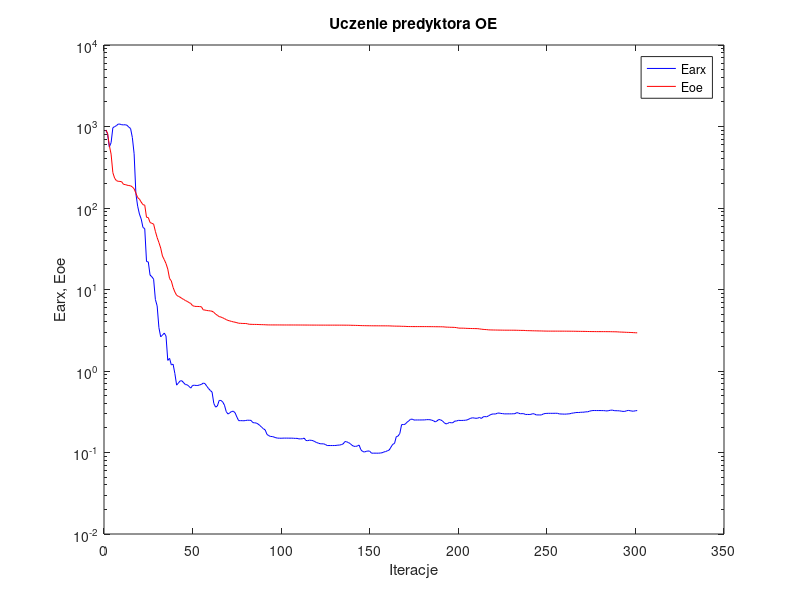
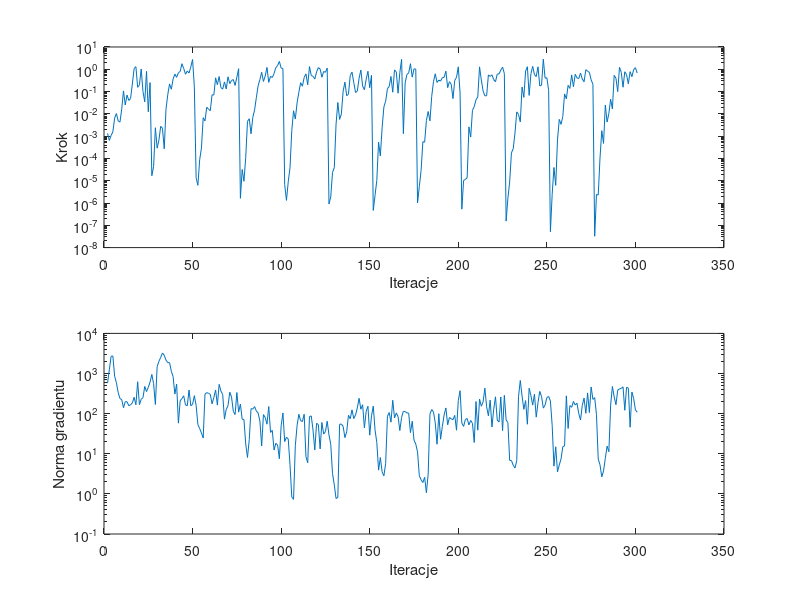

MATLAB code for these plots, in order:
%uczenie predyktora oe
clear all;
n=0; farx(n+1)=9.039226e+002; foe(n+1)=9.069990e+002; wspucz(n+1)=0.000000e+000; ng(n+1)=0.000000e+000;
%odnowa zmiennej metryki
n=1; farx(n+1)=8.143252e+002; foe(n+1)=8.293241e+002; krok(n+1)=1.330026e-003; ng(n+1)=5.753519e+002;
n=2; farx(n+1)=5.603523e+002; foe(n+1)=5.872466e+002; krok(n+1)=6.421814e-004; ng(n+1)=1.237259e+003;
n=3; farx(n+1)=6.328044e+002; foe(n+1)=4.584171e+002; krok(n+1)=1.060430e-003; ng(n+1)=2.689193e+003;
n=4; farx(n+1)=9.653150e+002; foe(n+1)=2.713451e+002; krok(n+1)=1.570905e-003; ng(n+1)=2.740457e+003;
n=5; farx(n+1)=9.977471e+002; foe(n+1)=2.321032e+002; krok(n+1)=6.438914e-003; ng(n+1)=8.573490e+002;
n=6; farx(n+1)=1.023189e+003; foe(n+1)=2.169461e+002; krok(n+1)=1.034502e-002; ng(n+1)=5.900490e+002;
n=7; farx(n+1)=1.070981e+003; foe(n+1)=2.126207e+002; krok(n+1)=4.800362e-003; ng(n+1)=3.363904e+002;
n=8; farx(n+1)=1.069677e+003; foe(n+1)=2.120299e+002; krok(n+1)=4.266621e-003; ng(n+1)=2.378943e+002;
n=9; farx(n+1)=1.051628e+003; foe(n+1)=2.098675e+002; krok(n+1)=1.625772e-002; ng(n+1)=2.233855e+002;
n=10; farx(n+1)=1.047332e+003; foe(n+1)=1.950823e+002; krok(n+1)=1.072012e-001; ng(n+1)=1.404512e+002;
n=11; farx(n+1)=1.051651e+003; foe(n+1)=1.939381e+002; krok(n+1)=2.508493e-002; ng(n+1)=1.988932e+002;
n=12; farx(n+1)=1.035022e+003; foe(n+1)=1.906240e+002; krok(n+1)=7.000904e-002; ng(n+1)=1.977939e+002;
n=13; farx(n+1)=9.815159e+002; foe(n+1)=1.885505e+002; krok(n+1)=3.999554e-002; ng(n+1)=1.573958e+002;
n=14; farx(n+1)=9.450768e+002; foe(n+1)=1.873536e+002; krok(n+1)=4.904612e-002; ng(n+1)=1.652563e+002;
n=15; farx(n+1)=7.323237e+002; foe(n+1)=1.814955e+002; krok(n+1)=2.186494e-001; ng(n+1)=1.852078e+002;
n=16; farx(n+1)=4.631614e+002; foe(n+1)=1.719359e+002; krok(n+1)=1.075645e+000; ng(n+1)=2.552908e+002;
n=17; farx(n+1)=1.495449e+002; foe(n+1)=1.523211e+002; krok(n+1)=1.315598e+000; ng(n+1)=1.663244e+002;
n=18; farx(n+1)=1.052545e+002; foe(n+1)=1.342587e+002; krok(n+1)=1.559016e-001; ng(n+1)=6.233188e+002;
n=19; farx(n+1)=8.427587e+001; foe(n+1)=1.286171e+002; krok(n+1)=2.001561e-001; ng(n+1)=1.671202e+002;
n=20; farx(n+1)=7.329012e+001; foe(n+1)=1.181146e+002; krok(n+1)=1.028931e+000; ng(n+1)=2.280797e+002;
n=21; farx(n+1)=5.766607e+001; foe(n+1)=1.098500e+002; krok(n+1)=1.005346e-001; ng(n+1)=2.494935e+002;
n=22; farx(n+1)=5.586327e+001; foe(n+1)=1.084129e+002; krok(n+1)=3.450322e-002; ng(n+1)=4.762010e+002;
n=23; farx(n+1)=2.206116e+001; foe(n+1)=7.692478e+001; krok(n+1)=8.067975e-001; ng(n+1)=3.552031e+002;
n=24; farx(n+1)=2.180964e+001; foe(n+1)=7.634861e+001; krok(n+1)=1.243357e-002; ng(n+1)=4.513539e+002;
n=25; farx(n+1)=1.503351e+001; foe(n+1)=6.638027e+001; krok(n+1)=2.522670e-001; ng(n+1)=6.136061e+002;
%odnowa zmiennej metryki
n=26; farx(n+1)=1.434176e+001; foe(n+1)=6.486564e+001; krok(n+1)=1.675717e-005; ng(n+1)=9.486719e+002;
n=27; farx(n+1)=1.339930e+001; foe(n+1)=6.352432e+001; krok(n+1)=4.341873e-005; ng(n+1)=5.629542e+002;
n=28; farx(n+1)=7.549034e+000; foe(n+1)=5.173098e+001; krok(n+1)=2.386470e-003; ng(n+1)=1.694045e+002;
n=29; farx(n+1)=6.297974e+000; foe(n+1)=4.340664e+001; krok(n+1)=2.879132e-004; ng(n+1)=1.500722e+003;
n=30; farx(n+1)=3.402832e+000; foe(n+1)=3.766001e+001; krok(n+1)=6.647718e-004; ng(n+1)=2.009825e+003;
n=31; farx(n+1)=2.626917e+000; foe(n+1)=3.225115e+001; krok(n+1)=2.742688e-003; ng(n+1)=2.530151e+003;
n=32; farx(n+1)=2.753815e+000; foe(n+1)=2.576016e+001; krok(n+1)=2.257520e-003; ng(n+1)=3.242116e+003;
n=33; farx(n+1)=2.920853e+000; foe(n+1)=2.328289e+001; krok(n+1)=2.720095e-004; ng(n+1)=2.850165e+003;
n=34; farx(n+1)=2.689385e+000; foe(n+1)=2.081456e+001; krok(n+1)=1.620620e-002; ng(n+1)=2.155629e+003;
n=35; farx(n+1)=1.349694e+000; foe(n+1)=1.780936e+001; krok(n+1)=7.361186e-002; ng(n+1)=1.861296e+003;
n=36; farx(n+1)=1.431070e+000; foe(n+1)=1.365398e+001; krok(n+1)=2.203117e-001; ng(n+1)=1.861339e+003;
n=37; farx(n+1)=1.187236e+000; foe(n+1)=1.274571e+001; krok(n+1)=1.269153e-001; ng(n+1)=1.142076e+003;
n=38; farx(n+1)=1.212997e+000; foe(n+1)=1.059954e+001; krok(n+1)=3.636509e-001; ng(n+1)=8.422591e+002;
n=39; farx(n+1)=9.321773e-001; foe(n+1)=9.327878e+000; krok(n+1)=6.094694e-001; ng(n+1)=3.071330e+002;
n=40; farx(n+1)=6.708455e-001; foe(n+1)=8.496117e+000; krok(n+1)=4.353621e-001; ng(n+1)=5.438797e+002;
n=41; farx(n+1)=7.121507e-001; foe(n+1)=8.236225e+000; krok(n+1)=7.011953e-001; ng(n+1)=5.790052e+001;
n=42; farx(n+1)=7.568565e-001; foe(n+1)=8.045263e+000; krok(n+1)=8.006244e-001; ng(n+1)=2.088039e+002;
n=43; farx(n+1)=7.585028e-001; foe(n+1)=7.754907e+000; krok(n+1)=1.778590e+000; ng(n+1)=2.374404e+002;
n=44; farx(n+1)=7.154932e-001; foe(n+1)=7.546232e+000; krok(n+1)=1.089353e+000; ng(n+1)=2.785973e+002;
n=45; farx(n+1)=6.801620e-001; foe(n+1)=7.308466e+000; krok(n+1)=5.968867e-001; ng(n+1)=1.646049e+002;
n=46; farx(n+1)=6.767531e-001; foe(n+1)=7.145740e+000; krok(n+1)=8.354052e-001; ng(n+1)=1.570725e+002;
n=47; farx(n+1)=6.473490e-001; foe(n+1)=6.914202e+000; krok(n+1)=6.809733e-001; ng(n+1)=3.876573e+002;
n=48; farx(n+1)=6.166771e-001; foe(n+1)=6.732874e+000; krok(n+1)=1.280929e+000; ng(n+1)=1.571982e+002;
n=49; farx(n+1)=6.656980e-001; foe(n+1)=6.338047e+000; krok(n+1)=2.742889e+000; ng(n+1)=1.704559e+002;
n=50; farx(n+1)=6.688397e-001; foe(n+1)=6.231461e+000; krok(n+1)=1.630613e-001; ng(n+1)=2.801354e+002;
%odnowa zmiennej metryki
n=51; farx(n+1)=6.647786e-001; foe(n+1)=6.194915e+000; krok(n+1)=1.358646e-005; ng(n+1)=1.613872e+002;
n=52; farx(n+1)=6.648957e-001; foe(n+1)=6.192940e+000; krok(n+1)=6.255933e-006; ng(n+1)=5.347675e+001;
n=53; farx(n+1)=6.756501e-001; foe(n+1)=6.170737e+000; krok(n+1)=8.683747e-005; ng(n+1)=4.238870e+001;
n=54; farx(n+1)=6.837495e-001; foe(n+1)=6.139597e+000; krok(n+1)=2.924655e-004; ng(n+1)=3.292106e+001;
n=55; farx(n+1)=7.113854e-001; foe(n+1)=5.628483e+000; krok(n+1)=6.700076e-003; ng(n+1)=2.459145e+001;
n=56; farx(n+1)=7.011039e-001; foe(n+1)=5.598000e+000; krok(n+1)=4.790962e-003; ng(n+1)=3.064631e+002;
n=57; farx(n+1)=6.514133e-001; foe(n+1)=5.526351e+000; krok(n+1)=1.987953e-002; ng(n+1)=3.339112e+002;
n=58; farx(n+1)=6.098252e-001; foe(n+1)=5.493128e+000; krok(n+1)=1.626130e-002; ng(n+1)=3.219634e+002;
n=59; farx(n+1)=5.773503e-001; foe(n+1)=5.463466e+000; krok(n+1)=1.388291e-002; ng(n+1)=3.026988e+002;
n=60; farx(n+1)=5.512642e-001; foe(n+1)=5.410491e+000; krok(n+1)=7.190954e-002; ng(n+1)=1.754866e+002;
n=61; farx(n+1)=3.993799e-001; foe(n+1)=5.245962e+000; krok(n+1)=6.995615e-002; ng(n+1)=2.505631e+002;
n=62; farx(n+1)=3.604337e-001; foe(n+1)=4.990191e+000; krok(n+1)=4.131487e-001; ng(n+1)=3.889392e+002;
n=63; farx(n+1)=3.720188e-001; foe(n+1)=4.825039e+000; krok(n+1)=2.023747e-001; ng(n+1)=1.632228e+002;
n=64; farx(n+1)=4.351715e-001; foe(n+1)=4.646740e+000; krok(n+1)=4.735540e-001; ng(n+1)=5.360134e+002;
n=65; farx(n+1)=4.353119e-001; foe(n+1)=4.595191e+000; krok(n+1)=1.506669e-001; ng(n+1)=3.658473e+002;
n=66; farx(n+1)=4.178158e-001; foe(n+1)=4.495320e+000; krok(n+1)=1.281531e-001; ng(n+1)=3.006844e+002;
n=67; farx(n+1)=3.808963e-001; foe(n+1)=4.393605e+000; krok(n+1)=2.701916e-001; ng(n+1)=7.293131e+001;
n=68; farx(n+1)=3.172529e-001; foe(n+1)=4.271709e+000; krok(n+1)=1.307960e-001; ng(n+1)=1.280736e+002;
n=69; farx(n+1)=2.966779e-001; foe(n+1)=4.173545e+000; krok(n+1)=4.587901e-001; ng(n+1)=1.579130e+002;
n=70; farx(n+1)=3.066949e-001; foe(n+1)=4.118399e+000; krok(n+1)=2.278082e-001; ng(n+1)=3.418223e+002;
n=71; farx(n+1)=3.186476e-001; foe(n+1)=4.057933e+000; krok(n+1)=3.146509e-001; ng(n+1)=2.585179e+002;
n=72; farx(n+1)=3.211076e-001; foe(n+1)=4.008158e+000; krok(n+1)=3.446734e-001; ng(n+1)=1.141343e+002;
n=73; farx(n+1)=3.071728e-001; foe(n+1)=3.969173e+000; krok(n+1)=1.886278e-001; ng(n+1)=9.508152e+001;
n=74; farx(n+1)=2.726307e-001; foe(n+1)=3.917250e+000; krok(n+1)=4.429363e-001; ng(n+1)=3.357935e+002;
n=75; farx(n+1)=2.459738e-001; foe(n+1)=3.854783e+000; krok(n+1)=1.063350e+000; ng(n+1)=1.088696e+002;
%odnowa zmiennej metryki
n=76; farx(n+1)=2.459353e-001; foe(n+1)=3.849030e+000; krok(n+1)=1.623756e-006; ng(n+1)=1.728489e+002;
n=77; farx(n+1)=2.457325e-001; foe(n+1)=3.833586e+000; krok(n+1)=3.176034e-005; ng(n+1)=7.240327e+001;
n=78; farx(n+1)=2.450639e-001; foe(n+1)=3.829213e+000; krok(n+1)=9.479621e-006; ng(n+1)=7.161367e+001;
n=79; farx(n+1)=2.471432e-001; foe(n+1)=3.825241e+000; krok(n+1)=1.116382e-004; ng(n+1)=1.762053e+001;
n=80; farx(n+1)=2.491372e-001; foe(n+1)=3.794916e+000; krok(n+1)=4.611188e-003; ng(n+1)=8.078218e+000;
n=81; farx(n+1)=2.485682e-001; foe(n+1)=3.742733e+000; krok(n+1)=6.023109e-003; ng(n+1)=2.252895e+001;
n=82; farx(n+1)=2.478203e-001; foe(n+1)=3.742077e+000; krok(n+1)=1.274309e-003; ng(n+1)=1.331900e+002;
n=83; farx(n+1)=2.328575e-001; foe(n+1)=3.729882e+000; krok(n+1)=6.905382e-003; ng(n+1)=1.297206e+002;
n=84; farx(n+1)=2.313084e-001; foe(n+1)=3.729018e+000; krok(n+1)=1.501192e-002; ng(n+1)=1.498848e+002;
n=85; farx(n+1)=2.297937e-001; foe(n+1)=3.726808e+000; krok(n+1)=5.344961e-002; ng(n+1)=1.166501e+002;
n=86; farx(n+1)=2.234425e-001; foe(n+1)=3.720505e+000; krok(n+1)=1.809649e-001; ng(n+1)=1.038779e+002;
n=87; farx(n+1)=2.144332e-001; foe(n+1)=3.710703e+000; krok(n+1)=3.435737e-001; ng(n+1)=6.556228e+001;
n=88; farx(n+1)=2.041706e-001; foe(n+1)=3.705689e+000; krok(n+1)=7.310195e-001; ng(n+1)=1.560434e+001;
n=89; farx(n+1)=1.956038e-001; foe(n+1)=3.700558e+000; krok(n+1)=2.847814e-001; ng(n+1)=9.447812e+001;
n=90; farx(n+1)=1.890981e-001; foe(n+1)=3.693102e+000; krok(n+1)=4.967261e-001; ng(n+1)=8.033326e+001;
n=91; farx(n+1)=1.666765e-001; foe(n+1)=3.681318e+000; krok(n+1)=1.211656e+000; ng(n+1)=5.462240e+001;
n=92; farx(n+1)=1.611421e-001; foe(n+1)=3.677677e+000; krok(n+1)=2.587256e-001; ng(n+1)=1.505042e+002;
n=93; farx(n+1)=1.572308e-001; foe(n+1)=3.676018e+000; krok(n+1)=4.811170e-001; ng(n+1)=3.410028e+001;
n=94; farx(n+1)=1.570495e-001; foe(n+1)=3.675690e+000; krok(n+1)=4.268310e-001; ng(n+1)=3.826890e+001;
n=95; farx(n+1)=1.545922e-001; foe(n+1)=3.675252e+000; krok(n+1)=6.455021e-001; ng(n+1)=1.238845e+001;
n=96; farx(n+1)=1.518232e-001; foe(n+1)=3.674806e+000; krok(n+1)=1.177790e+000; ng(n+1)=1.826494e+001;
n=97; farx(n+1)=1.500730e-001; foe(n+1)=3.674306e+000; krok(n+1)=1.476581e+000; ng(n+1)=1.647485e+001;
n=98; farx(n+1)=1.499786e-001; foe(n+1)=3.673561e+000; krok(n+1)=2.254461e+000; ng(n+1)=7.521487e+000;
n=99; farx(n+1)=1.495132e-001; foe(n+1)=3.672455e+000; krok(n+1)=1.126364e+000; ng(n+1)=4.973336e+001;
n=100; farx(n+1)=1.500845e-001; foe(n+1)=3.670659e+000; krok(n+1)=1.087290e+000; ng(n+1)=1.039136e+002;
%odnowa zmiennej metryki
n=101; farx(n+1)=1.501379e-001; foe(n+1)=3.670368e+000; krok(n+1)=6.687943e-006; ng(n+1)=2.008216e+001;
n=102; farx(n+1)=1.501403e-001; foe(n+1)=3.670281e+000; krok(n+1)=1.310779e-006; ng(n+1)=2.586448e+001;
n=103; farx(n+1)=1.500777e-001; foe(n+1)=3.669812e+000; krok(n+1)=8.913402e-006; ng(n+1)=2.334902e+001;
n=104; farx(n+1)=1.499204e-001; foe(n+1)=3.669667e+000; krok(n+1)=3.801771e-005; ng(n+1)=5.347542e+000;
n=105; farx(n+1)=1.499920e-001; foe(n+1)=3.669526e+000; krok(n+1)=1.775201e-003; ng(n+1)=8.328705e-001;
n=106; farx(n+1)=1.495533e-001; foe(n+1)=3.668831e+000; krok(n+1)=1.378623e-002; ng(n+1)=7.305814e-001;
n=107; farx(n+1)=1.489836e-001; foe(n+1)=3.668265e+000; krok(n+1)=5.852382e-003; ng(n+1)=1.587719e+001;
n=108; farx(n+1)=1.491291e-001; foe(n+1)=3.667945e+000; krok(n+1)=3.112337e-002; ng(n+1)=5.079354e+001;
n=109; farx(n+1)=1.468151e-001; foe(n+1)=3.667009e+000; krok(n+1)=9.363811e-002; ng(n+1)=9.645766e+001;
n=110; farx(n+1)=1.472098e-001; foe(n+1)=3.666332e+000; krok(n+1)=2.507999e-001; ng(n+1)=6.686061e+001;
n=111; farx(n+1)=1.471929e-001; foe(n+1)=3.666017e+000; krok(n+1)=1.732520e-001; ng(n+1)=6.373723e+001;
n=112; farx(n+1)=1.502390e-001; foe(n+1)=3.664435e+000; krok(n+1)=4.268310e-001; ng(n+1)=9.661150e+001;
n=113; farx(n+1)=1.404211e-001; foe(n+1)=3.663416e+000; krok(n+1)=6.210550e-001; ng(n+1)=8.466568e+000;
n=114; farx(n+1)=1.397532e-001; foe(n+1)=3.662523e+000; krok(n+1)=2.016994e-001; ng(n+1)=5.954965e+000;
n=115; farx(n+1)=1.417318e-001; foe(n+1)=3.660759e+000; krok(n+1)=1.322970e+000; ng(n+1)=8.482802e+001;
n=116; farx(n+1)=1.410697e-001; foe(n+1)=3.660184e+000; krok(n+1)=5.249576e-001; ng(n+1)=8.759220e+001;
n=117; farx(n+1)=1.395799e-001; foe(n+1)=3.659303e+000; krok(n+1)=4.803814e-001; ng(n+1)=3.881102e+001;
n=118; farx(n+1)=1.360772e-001; foe(n+1)=3.658410e+000; krok(n+1)=3.655097e-001; ng(n+1)=1.240747e+001;
n=119; farx(n+1)=1.324347e-001; foe(n+1)=3.657789e+000; krok(n+1)=7.610808e-001; ng(n+1)=5.745443e+001;
n=120; farx(n+1)=1.303878e-001; foe(n+1)=3.657015e+000; krok(n+1)=1.189063e+000; ng(n+1)=5.350416e+001;
n=121; farx(n+1)=1.280693e-001; foe(n+1)=3.656245e+000; krok(n+1)=1.026286e+000; ng(n+1)=1.318128e+001;
n=122; farx(n+1)=1.277842e-001; foe(n+1)=3.655882e+000; krok(n+1)=4.386596e-001; ng(n+1)=6.026281e+001;
n=123; farx(n+1)=1.277400e-001; foe(n+1)=3.655379e+000; krok(n+1)=7.970783e-001; ng(n+1)=3.095833e+001;
n=124; farx(n+1)=1.253332e-001; foe(n+1)=3.655033e+000; krok(n+1)=7.310195e-001; ng(n+1)=3.570425e+001;
n=125; farx(n+1)=1.217686e-001; foe(n+1)=3.654359e+000; krok(n+1)=1.138542e+000; ng(n+1)=6.478001e+001;
%odnowa zmiennej metryki
n=126; farx(n+1)=1.217575e-001; foe(n+1)=3.654288e+000; krok(n+1)=9.073718e-007; ng(n+1)=2.944121e+001;
n=127; farx(n+1)=1.217384e-001; foe(n+1)=3.654227e+000; krok(n+1)=1.867939e-006; ng(n+1)=1.719611e+001;
n=128; farx(n+1)=1.217428e-001; foe(n+1)=3.654194e+000; krok(n+1)=2.364703e-005; ng(n+1)=3.206615e+000;
n=129; farx(n+1)=1.217844e-001; foe(n+1)=3.654181e+000; krok(n+1)=3.834757e-005; ng(n+1)=1.675410e+000;
n=130; farx(n+1)=1.221358e-001; foe(n+1)=3.653931e+000; krok(n+1)=3.485222e-003; ng(n+1)=7.642168e-001;
n=131; farx(n+1)=1.231431e-001; foe(n+1)=3.652958e+000; krok(n+1)=3.229291e-002; ng(n+1)=8.212209e-001;
n=132; farx(n+1)=1.233013e-001; foe(n+1)=3.652931e+000; krok(n+1)=5.631405e-003; ng(n+1)=5.438373e+001;
n=133; farx(n+1)=1.250488e-001; foe(n+1)=3.652734e+000; krok(n+1)=1.000091e-002; ng(n+1)=5.499742e+001;
n=134; farx(n+1)=1.274931e-001; foe(n+1)=3.652148e+000; krok(n+1)=1.057221e-001; ng(n+1)=4.805605e+001;
n=135; farx(n+1)=1.362146e-001; foe(n+1)=3.650196e+000; krok(n+1)=2.640676e-001; ng(n+1)=2.524105e+001;
n=136; farx(n+1)=1.352876e-001; foe(n+1)=3.649428e+000; krok(n+1)=6.533169e-002; ng(n+1)=3.523111e+001;
n=137; farx(n+1)=1.323955e-001; foe(n+1)=3.647872e+000; krok(n+1)=7.636705e-002; ng(n+1)=9.113931e+001;
n=138; farx(n+1)=1.285400e-001; foe(n+1)=3.643916e+000; krok(n+1)=5.203615e-001; ng(n+1)=7.451659e+001;
n=139; farx(n+1)=1.225771e-001; foe(n+1)=3.636975e+000; krok(n+1)=7.470650e-001; ng(n+1)=1.244494e+002;
n=140; farx(n+1)=1.191947e-001; foe(n+1)=3.633663e+000; krok(n+1)=2.515310e-001; ng(n+1)=7.545062e+001;
n=141; farx(n+1)=1.189526e-001; foe(n+1)=3.628667e+000; krok(n+1)=9.089589e-002; ng(n+1)=9.243798e+001;
n=142; farx(n+1)=1.199682e-001; foe(n+1)=3.623181e+000; krok(n+1)=1.057059e-001; ng(n+1)=1.389360e+002;
n=143; farx(n+1)=1.234795e-001; foe(n+1)=3.616235e+000; krok(n+1)=3.963116e-001; ng(n+1)=2.412371e+002;
n=144; farx(n+1)=1.082770e-001; foe(n+1)=3.607172e+000; krok(n+1)=9.282331e-001; ng(n+1)=1.289636e+002;
n=145; farx(n+1)=1.028945e-001; foe(n+1)=3.602060e+000; krok(n+1)=1.755320e-001; ng(n+1)=1.668598e+002;
n=146; farx(n+1)=1.014164e-001; foe(n+1)=3.599198e+000; krok(n+1)=1.204927e-001; ng(n+1)=4.383147e+001;
n=147; farx(n+1)=1.032110e-001; foe(n+1)=3.595214e+000; krok(n+1)=3.589327e-001; ng(n+1)=1.145928e+002;
n=148; farx(n+1)=1.044992e-001; foe(n+1)=3.592707e+000; krok(n+1)=8.159604e-001; ng(n+1)=1.521869e+002;
n=149; farx(n+1)=1.036806e-001; foe(n+1)=3.591280e+000; krok(n+1)=1.482879e-001; ng(n+1)=2.901434e+001;
n=150; farx(n+1)=9.815165e-002; foe(n+1)=3.588025e+000; krok(n+1)=5.365271e-001; ng(n+1)=8.778988e+001;
%odnowa zmiennej metryki
n=151; farx(n+1)=9.814952e-002; foe(n+1)=3.586160e+000; krok(n+1)=4.664212e-007; ng(n+1)=1.540123e+002;
n=152; farx(n+1)=9.819804e-002; foe(n+1)=3.585709e+000; krok(n+1)=2.186742e-006; ng(n+1)=3.933143e+001;
n=153; farx(n+1)=9.812936e-002; foe(n+1)=3.585302e+000; krok(n+1)=1.034200e-005; ng(n+1)=1.912307e+001;
n=154; farx(n+1)=9.813989e-002; foe(n+1)=3.584377e+000; krok(n+1)=5.404980e-004; ng(n+1)=3.911396e+000;
n=155; farx(n+1)=9.851226e-002; foe(n+1)=3.583489e+000; krok(n+1)=1.304575e-004; ng(n+1)=8.065517e+000;
n=156; farx(n+1)=9.930519e-002; foe(n+1)=3.583219e+000; krok(n+1)=2.352381e-003; ng(n+1)=3.545867e+000;
n=157; farx(n+1)=1.015882e-001; foe(n+1)=3.582028e+000; krok(n+1)=2.067140e-002; ng(n+1)=2.809425e+000;
n=158; farx(n+1)=1.026380e-001; foe(n+1)=3.581088e+000; krok(n+1)=3.696362e-002; ng(n+1)=5.748226e+000;
n=159; farx(n+1)=1.051334e-001; foe(n+1)=3.580060e+000; krok(n+1)=1.344350e-001; ng(n+1)=8.592283e+001;
n=160; farx(n+1)=1.072095e-001; foe(n+1)=3.578731e+000; krok(n+1)=1.694093e-001; ng(n+1)=1.064914e+002;
n=161; farx(n+1)=1.164264e-001; foe(n+1)=3.568931e+000; krok(n+1)=4.763389e-001; ng(n+1)=6.130980e+001;
n=162; farx(n+1)=1.261767e-001; foe(n+1)=3.561699e+000; krok(n+1)=9.327289e-002; ng(n+1)=2.153286e+002;
n=163; farx(n+1)=1.291064e-001; foe(n+1)=3.556515e+000; krok(n+1)=9.372047e-001; ng(n+1)=7.795929e+001;
n=164; farx(n+1)=1.565083e-001; foe(n+1)=3.551041e+000; krok(n+1)=7.679697e-001; ng(n+1)=1.042780e+002;
n=165; farx(n+1)=1.590180e-001; foe(n+1)=3.549896e+000; krok(n+1)=8.475198e-002; ng(n+1)=8.392658e+001;
n=166; farx(n+1)=1.715494e-001; foe(n+1)=3.547854e+000; krok(n+1)=7.214488e-001; ng(n+1)=3.791524e+001;
n=167; farx(n+1)=2.198699e-001; foe(n+1)=3.534147e+000; krok(n+1)=2.796427e+000; ng(n+1)=8.074775e+001;
n=168; farx(n+1)=2.203392e-001; foe(n+1)=3.534017e+000; krok(n+1)=1.296700e-003; ng(n+1)=1.146541e+002;
n=169; farx(n+1)=2.223101e-001; foe(n+1)=3.530504e+000; krok(n+1)=2.442288e-001; ng(n+1)=1.126900e+002;
n=170; farx(n+1)=2.346522e-001; foe(n+1)=3.516063e+000; krok(n+1)=5.900599e-001; ng(n+1)=1.040398e+002;
n=171; farx(n+1)=2.438523e-001; foe(n+1)=3.512003e+000; krok(n+1)=6.871474e-001; ng(n+1)=1.030643e+002;
n=172; farx(n+1)=2.552686e-001; foe(n+1)=3.509119e+000; krok(n+1)=1.778590e+000; ng(n+1)=3.370931e+001;
n=173; farx(n+1)=2.566408e-001; foe(n+1)=3.507671e+000; krok(n+1)=4.446475e-001; ng(n+1)=6.460921e+001;
n=174; farx(n+1)=2.501271e-001; foe(n+1)=3.506994e+000; krok(n+1)=1.049915e+000; ng(n+1)=2.179371e+001;
n=175; farx(n+1)=2.506980e-001; foe(n+1)=3.506434e+000; krok(n+1)=1.015323e+000; ng(n+1)=1.740817e+001;
%odnowa zmiennej metryki
n=176; farx(n+1)=2.506977e-001; foe(n+1)=3.506415e+000; krok(n+1)=1.013303e-006; ng(n+1)=1.107754e+001;
n=177; farx(n+1)=2.507238e-001; foe(n+1)=3.506406e+000; krok(n+1)=5.505138e-006; ng(n+1)=2.824140e+000;
n=178; farx(n+1)=2.507568e-001; foe(n+1)=3.506387e+000; krok(n+1)=2.872741e-005; ng(n+1)=2.251416e+000;
n=179; farx(n+1)=2.510608e-001; foe(n+1)=3.506150e+000; krok(n+1)=5.653272e-004; ng(n+1)=1.911282e+000;
n=180; farx(n+1)=2.511512e-001; foe(n+1)=3.505754e+000; krok(n+1)=5.333277e-004; ng(n+1)=2.586123e+000;
n=181; farx(n+1)=2.528763e-001; foe(n+1)=3.505125e+000; krok(n+1)=5.062842e-003; ng(n+1)=1.067662e+000;
n=182; farx(n+1)=2.530764e-001; foe(n+1)=3.502019e+000; krok(n+1)=1.276026e-002; ng(n+1)=3.114863e+000;
n=183; farx(n+1)=2.526108e-001; foe(n+1)=3.501414e+000; krok(n+1)=4.849441e-003; ng(n+1)=9.775140e+001;
n=184; farx(n+1)=2.492128e-001; foe(n+1)=3.499345e+000; krok(n+1)=6.137372e-002; ng(n+1)=1.264374e+002;
n=185; farx(n+1)=2.455106e-001; foe(n+1)=3.498495e+000; krok(n+1)=2.785672e-001; ng(n+1)=1.093426e+002;
n=186; farx(n+1)=2.371249e-001; foe(n+1)=3.494874e+000; krok(n+1)=6.277333e-001; ng(n+1)=5.875840e+001;
n=187; farx(n+1)=2.444122e-001; foe(n+1)=3.492678e+000; krok(n+1)=2.554195e-001; ng(n+1)=1.730217e+001;
n=188; farx(n+1)=2.542220e-001; foe(n+1)=3.490784e+000; krok(n+1)=3.282103e-001; ng(n+1)=9.965631e+001;
n=189; farx(n+1)=2.513928e-001; foe(n+1)=3.488806e+000; krok(n+1)=2.926858e-001; ng(n+1)=2.300815e+001;
n=190; farx(n+1)=2.447239e-001; foe(n+1)=3.485607e+000; krok(n+1)=4.228235e-001; ng(n+1)=4.779802e+001;
n=191; farx(n+1)=2.327815e-001; foe(n+1)=3.476370e+000; krok(n+1)=4.353621e-001; ng(n+1)=9.279712e+001;
n=192; farx(n+1)=2.241519e-001; foe(n+1)=3.456343e+000; krok(n+1)=8.224396e-001; ng(n+1)=1.385428e+002;
n=193; farx(n+1)=2.273141e-001; foe(n+1)=3.451668e+000; krok(n+1)=1.497077e-001; ng(n+1)=5.253683e+001;
n=194; farx(n+1)=2.337094e-001; foe(n+1)=3.442661e+000; krok(n+1)=2.778419e-001; ng(n+1)=8.026081e+001;
n=195; farx(n+1)=2.313862e-001; foe(n+1)=3.437119e+000; krok(n+1)=2.134155e-001; ng(n+1)=7.431560e+001;
n=196; farx(n+1)=2.322903e-001; foe(n+1)=3.434999e+000; krok(n+1)=4.815335e-002; ng(n+1)=7.091135e+001;
n=197; farx(n+1)=2.429564e-001; foe(n+1)=3.425034e+000; krok(n+1)=3.180725e-001; ng(n+1)=9.068650e+001;
n=198; farx(n+1)=2.432203e-001; foe(n+1)=3.406758e+000; krok(n+1)=4.337210e-001; ng(n+1)=3.860382e+001;
n=199; farx(n+1)=2.482705e-001; foe(n+1)=3.366898e+000; krok(n+1)=1.285312e+000; ng(n+1)=2.118044e+002;
n=200; farx(n+1)=2.473348e-001; foe(n+1)=3.355758e+000; krok(n+1)=8.641149e-002; ng(n+1)=3.733236e+002;
%odnowa zmiennej metryki
n=201; farx(n+1)=2.473484e-001; foe(n+1)=3.355522e+000; krok(n+1)=5.305525e-007; ng(n+1)=5.836612e+001;
n=202; farx(n+1)=2.479506e-001; foe(n+1)=3.352074e+000; krok(n+1)=1.029142e-005; ng(n+1)=4.808024e+001;
n=203; farx(n+1)=2.488657e-001; foe(n+1)=3.342991e+000; krok(n+1)=1.143043e-005; ng(n+1)=7.141946e+001;
n=204; farx(n+1)=2.509972e-001; foe(n+1)=3.332913e+000; krok(n+1)=1.361415e-005; ng(n+1)=7.560319e+001;
n=205; farx(n+1)=2.571715e-001; foe(n+1)=3.328644e+000; krok(n+1)=2.600344e-003; ng(n+1)=5.249246e+001;
n=206; farx(n+1)=2.629397e-001; foe(n+1)=3.323537e+000; krok(n+1)=9.064776e-004; ng(n+1)=6.744336e+001;
n=207; farx(n+1)=2.667213e-001; foe(n+1)=3.318989e+000; krok(n+1)=1.429000e-002; ng(n+1)=5.733979e+001;
n=208; farx(n+1)=2.648356e-001; foe(n+1)=3.316407e+000; krok(n+1)=2.107351e-002; ng(n+1)=1.909170e+001;
n=209; farx(n+1)=2.627557e-001; foe(n+1)=3.312136e+000; krok(n+1)=4.321748e-002; ng(n+1)=1.998399e+002;
n=210; farx(n+1)=2.642235e-001; foe(n+1)=3.307795e+000; krok(n+1)=5.753289e-002; ng(n+1)=3.871126e+001;
n=211; farx(n+1)=2.692903e-001; foe(n+1)=3.284123e+000; krok(n+1)=1.280929e+000; ng(n+1)=2.314271e+002;
n=212; farx(n+1)=2.616404e-001; foe(n+1)=3.262084e+000; krok(n+1)=3.307424e-001; ng(n+1)=1.531508e+002;
n=213; farx(n+1)=2.734760e-001; foe(n+1)=3.242493e+000; krok(n+1)=1.072012e-001; ng(n+1)=1.956115e+002;
n=214; farx(n+1)=2.762087e-001; foe(n+1)=3.227902e+000; krok(n+1)=6.444366e-002; ng(n+1)=4.303901e+002;
n=215; farx(n+1)=2.738710e-001; foe(n+1)=3.220144e+000; krok(n+1)=6.503090e-002; ng(n+1)=1.479514e+002;
n=216; farx(n+1)=2.811893e-001; foe(n+1)=3.199665e+000; krok(n+1)=5.600723e-001; ng(n+1)=8.856654e+001;
n=217; farx(n+1)=2.894757e-001; foe(n+1)=3.193141e+000; krok(n+1)=4.788369e-001; ng(n+1)=2.177695e+002;
n=218; farx(n+1)=2.956846e-001; foe(n+1)=3.188420e+000; krok(n+1)=5.636152e-001; ng(n+1)=4.634563e+001;
n=219; farx(n+1)=2.973152e-001; foe(n+1)=3.184666e+000; krok(n+1)=3.435737e-001; ng(n+1)=1.291631e+002;
n=220; farx(n+1)=2.965486e-001; foe(n+1)=3.182598e+000; krok(n+1)=2.760258e-001; ng(n+1)=2.631788e+002;
n=221; farx(n+1)=3.033868e-001; foe(n+1)=3.179410e+000; krok(n+1)=6.113321e-001; ng(n+1)=6.919997e+001;
n=222; farx(n+1)=3.051903e-001; foe(n+1)=3.177211e+000; krok(n+1)=6.151726e-001; ng(n+1)=6.185991e+001;
n=223; farx(n+1)=3.014518e-001; foe(n+1)=3.174371e+000; krok(n+1)=9.205262e-001; ng(n+1)=2.600539e+002;
n=224; farx(n+1)=3.001238e-001; foe(n+1)=3.171573e+000; krok(n+1)=1.251615e+000; ng(n+1)=3.777422e+001;
n=225; farx(n+1)=2.978436e-001; foe(n+1)=3.168909e+000; krok(n+1)=6.435764e-001; ng(n+1)=2.857428e+002;
%odnowa zmiennej metryki
n=226; farx(n+1)=2.978501e-001; foe(n+1)=3.168807e+000; krok(n+1)=1.545057e-007; ng(n+1)=6.980032e+001;
n=227; farx(n+1)=2.980096e-001; foe(n+1)=3.167776e+000; krok(n+1)=1.640200e-006; ng(n+1)=6.021842e+001;
n=228; farx(n+1)=2.979958e-001; foe(n+1)=3.167740e+000; krok(n+1)=8.690837e-006; ng(n+1)=6.836099e+000;
n=229; farx(n+1)=2.978956e-001; foe(n+1)=3.166846e+000; krok(n+1)=1.775310e-004; ng(n+1)=6.792467e+000;
n=230; farx(n+1)=2.988762e-001; foe(n+1)=3.166167e+000; krok(n+1)=2.710676e-004; ng(n+1)=5.177928e+000;
n=231; farx(n+1)=2.993931e-001; foe(n+1)=3.165219e+000; krok(n+1)=1.389400e-003; ng(n+1)=4.415026e+000;
n=232; farx(n+1)=3.086892e-001; foe(n+1)=3.160146e+000; krok(n+1)=1.226153e-002; ng(n+1)=6.690909e+000;
n=233; farx(n+1)=3.046141e-001; foe(n+1)=3.156407e+000; krok(n+1)=9.393654e-003; ng(n+1)=2.685317e+002;
n=234; farx(n+1)=2.985427e-001; foe(n+1)=3.151669e+000; krok(n+1)=4.372259e-003; ng(n+1)=6.707528e+002;
n=235; farx(n+1)=3.000718e-001; foe(n+1)=3.148352e+000; krok(n+1)=1.601162e-001; ng(n+1)=2.742327e+002;
n=236; farx(n+1)=2.991159e-001; foe(n+1)=3.147651e+000; krok(n+1)=5.483245e-002; ng(n+1)=1.280868e+002;
n=237; farx(n+1)=2.924813e-001; foe(n+1)=3.135680e+000; krok(n+1)=8.356823e-001; ng(n+1)=2.110919e+002;
n=238; farx(n+1)=2.935030e-001; foe(n+1)=3.127452e+000; krok(n+1)=1.304892e+000; ng(n+1)=5.444505e+001;
n=239; farx(n+1)=2.924906e-001; foe(n+1)=3.125398e+000; krok(n+1)=6.722782e-002; ng(n+1)=4.295663e+002;
n=240; farx(n+1)=2.940244e-001; foe(n+1)=3.121045e+000; krok(n+1)=6.322648e-001; ng(n+1)=2.821288e+002;
n=241; farx(n+1)=2.995235e-001; foe(n+1)=3.115762e+000; krok(n+1)=1.348916e+000; ng(n+1)=1.633293e+002;
n=242; farx(n+1)=2.971732e-001; foe(n+1)=3.112366e+000; krok(n+1)=5.786742e-001; ng(n+1)=3.050043e+002;
n=243; farx(n+1)=2.888195e-001; foe(n+1)=3.109140e+000; krok(n+1)=4.714530e-001; ng(n+1)=8.184850e+001;
n=244; farx(n+1)=2.892947e-001; foe(n+1)=3.104607e+000; krok(n+1)=1.289896e+000; ng(n+1)=1.880923e+002;
n=245; farx(n+1)=2.887212e-001; foe(n+1)=3.101587e+000; krok(n+1)=1.778431e-001; ng(n+1)=3.576094e+002;
n=246; farx(n+1)=2.894010e-001; foe(n+1)=3.099879e+000; krok(n+1)=1.961845e-001; ng(n+1)=2.674161e+002;
n=247; farx(n+1)=2.971576e-001; foe(n+1)=3.093572e+000; krok(n+1)=2.840668e+000; ng(n+1)=1.374140e+002;
n=248; farx(n+1)=3.008001e-001; foe(n+1)=3.090954e+000; krok(n+1)=3.978743e-001; ng(n+1)=1.629189e+002;
n=249; farx(n+1)=3.019532e-001; foe(n+1)=3.087336e+000; krok(n+1)=4.171904e-001; ng(n+1)=2.524237e+002;
n=250; farx(n+1)=3.025727e-001; foe(n+1)=3.086229e+000; krok(n+1)=1.135981e-001; ng(n+1)=2.679062e+002;
%odnowa zmiennej metryki
n=251; farx(n+1)=3.025777e-001; foe(n+1)=3.085968e+000; krok(n+1)=5.172066e-008; ng(n+1)=2.069201e+002;
n=252; farx(n+1)=3.024689e-001; foe(n+1)=3.085254e+000; krok(n+1)=2.441629e-006; ng(n+1)=5.101273e+001;
n=253; farx(n+1)=3.026363e-001; foe(n+1)=3.085093e+000; krok(n+1)=3.928078e-005; ng(n+1)=4.919640e+000;
n=254; farx(n+1)=3.029536e-001; foe(n+1)=3.084880e+000; krok(n+1)=6.176249e-006; ng(n+1)=1.489974e+001;
n=255; farx(n+1)=3.026316e-001; foe(n+1)=3.084613e+000; krok(n+1)=6.767654e-004; ng(n+1)=3.522398e+000;
n=256; farx(n+1)=2.975765e-001; foe(n+1)=3.083724e+000; krok(n+1)=5.647473e-003; ng(n+1)=5.258846e+000;
n=257; farx(n+1)=2.968863e-001; foe(n+1)=3.083680e+000; krok(n+1)=3.382411e-003; ng(n+1)=7.374437e+000;
n=258; farx(n+1)=2.963087e-001; foe(n+1)=3.083612e+000; krok(n+1)=7.632150e-003; ng(n+1)=1.501424e+001;
n=259; farx(n+1)=2.956100e-001; foe(n+1)=3.082220e+000; krok(n+1)=7.846666e-002; ng(n+1)=1.569921e+001;
n=260; farx(n+1)=2.962392e-001; foe(n+1)=3.081370e+000; krok(n+1)=4.756755e-002; ng(n+1)=2.774883e+002;
n=261; farx(n+1)=2.975556e-001; foe(n+1)=3.080570e+000; krok(n+1)=1.903039e-001; ng(n+1)=4.270525e+001;
n=262; farx(n+1)=2.988920e-001; foe(n+1)=3.079192e+000; krok(n+1)=1.387540e-001; ng(n+1)=1.590880e+002;
n=263; farx(n+1)=3.034895e-001; foe(n+1)=3.076926e+000; krok(n+1)=5.596492e-001; ng(n+1)=1.438942e+002;
n=264; farx(n+1)=3.050899e-001; foe(n+1)=3.075765e+000; krok(n+1)=1.641051e-001; ng(n+1)=2.012541e+002;
n=265; farx(n+1)=3.081118e-001; foe(n+1)=3.073255e+000; krok(n+1)=5.956610e-001; ng(n+1)=1.636866e+002;
n=266; farx(n+1)=3.100148e-001; foe(n+1)=3.069705e+000; krok(n+1)=4.090511e-001; ng(n+1)=1.820245e+002;
n=267; farx(n+1)=3.094565e-001; foe(n+1)=3.067610e+000; krok(n+1)=3.825314e-001; ng(n+1)=1.008413e+002;
n=268; farx(n+1)=3.113283e-001; foe(n+1)=3.065212e+000; krok(n+1)=6.762233e-001; ng(n+1)=6.938475e+001;
n=269; farx(n+1)=3.121237e-001; foe(n+1)=3.063278e+000; krok(n+1)=3.655097e-001; ng(n+1)=1.605314e+002;
n=270; farx(n+1)=3.125408e-001; foe(n+1)=3.062197e+000; krok(n+1)=2.745822e-001; ng(n+1)=2.439727e+002;
n=271; farx(n+1)=3.158501e-001; foe(n+1)=3.058192e+000; krok(n+1)=9.576737e-001; ng(n+1)=1.020861e+002;
n=272; farx(n+1)=3.152188e-001; foe(n+1)=3.054057e+000; krok(n+1)=8.127796e-001; ng(n+1)=3.286797e+002;
n=273; farx(n+1)=3.210570e-001; foe(n+1)=3.050373e+000; krok(n+1)=7.310195e-001; ng(n+1)=1.067482e+002;
n=274; farx(n+1)=3.249580e-001; foe(n+1)=3.047488e+000; krok(n+1)=3.372291e-001; ng(n+1)=4.630249e+002;
n=275; farx(n+1)=3.273517e-001; foe(n+1)=3.045404e+000; krok(n+1)=2.094296e-001; ng(n+1)=2.264570e+002;
%odnowa zmiennej metryki
n=276; farx(n+1)=3.273377e-001; foe(n+1)=3.045122e+000; krok(n+1)=3.236176e-008; ng(n+1)=2.512714e+002;
n=277; farx(n+1)=3.270769e-001; foe(n+1)=3.041829e+000; krok(n+1)=2.417991e-006; ng(n+1)=9.536853e+001;
n=278; farx(n+1)=3.270687e-001; foe(n+1)=3.041819e+000; krok(n+1)=2.270312e-006; ng(n+1)=7.363887e+000;
n=279; farx(n+1)=3.272179e-001; foe(n+1)=3.041777e+000; krok(n+1)=1.042068e-004; ng(n+1)=5.306514e+000;
n=280; farx(n+1)=3.266630e-001; foe(n+1)=3.041521e+000; krok(n+1)=1.758026e-003; ng(n+1)=2.660867e+000;
n=281; farx(n+1)=3.266839e-001; foe(n+1)=3.041479e+000; krok(n+1)=4.729213e-004; ng(n+1)=3.724662e+000;
n=282; farx(n+1)=3.251435e-001; foe(n+1)=3.040754e+000; krok(n+1)=2.476948e-002; ng(n+1)=7.725079e+000;
n=283; farx(n+1)=3.233648e-001; foe(n+1)=3.038858e+000; krok(n+1)=4.290347e-003; ng(n+1)=1.547355e+001;
n=284; farx(n+1)=3.268839e-001; foe(n+1)=3.038439e+000; krok(n+1)=1.042882e-002; ng(n+1)=1.124509e+001;
n=285; farx(n+1)=3.302258e-001; foe(n+1)=3.036143e+000; krok(n+1)=4.523999e-002; ng(n+1)=1.635063e+002;
n=286; farx(n+1)=3.311285e-001; foe(n+1)=3.032477e+000; krok(n+1)=1.660195e-002; ng(n+1)=4.757979e+002;
n=287; farx(n+1)=3.262348e-001; foe(n+1)=3.029662e+000; krok(n+1)=5.343541e-001; ng(n+1)=2.612541e+002;
n=288; farx(n+1)=3.256603e-001; foe(n+1)=3.027438e+000; krok(n+1)=3.978743e-001; ng(n+1)=1.665934e+002;
n=289; farx(n+1)=3.253203e-001; foe(n+1)=3.019924e+000; krok(n+1)=9.946858e-002; ng(n+1)=3.851280e+002;
n=290; farx(n+1)=3.245037e-001; foe(n+1)=3.008876e+000; krok(n+1)=1.230345e+000; ng(n+1)=4.150193e+002;
n=291; farx(n+1)=3.216421e-001; foe(n+1)=3.002676e+000; krok(n+1)=7.310195e-001; ng(n+1)=4.250300e+002;
n=292; farx(n+1)=3.195433e-001; foe(n+1)=2.997933e+000; krok(n+1)=1.565452e-001; ng(n+1)=4.652019e+002;
n=293; farx(n+1)=3.196456e-001; foe(n+1)=2.990222e+000; krok(n+1)=7.734497e-001; ng(n+1)=1.213388e+002;
n=294; farx(n+1)=3.253331e-001; foe(n+1)=2.981959e+000; krok(n+1)=5.657309e-001; ng(n+1)=4.548698e+002;
n=295; farx(n+1)=3.282254e-001; foe(n+1)=2.977224e+000; krok(n+1)=2.226006e-001; ng(n+1)=4.316277e+002;
n=296; farx(n+1)=3.257049e-001; foe(n+1)=2.971382e+000; krok(n+1)=7.808753e-001; ng(n+1)=4.593695e+001;
n=297; farx(n+1)=3.220527e-001; foe(n+1)=2.964890e+000; krok(n+1)=4.635137e-001; ng(n+1)=3.460881e+002;
n=298; farx(n+1)=3.214832e-001; foe(n+1)=2.955330e+000; krok(n+1)=9.674698e-001; ng(n+1)=2.386531e+002;
n=299; farx(n+1)=3.253162e-001; foe(n+1)=2.946810e+000; krok(n+1)=1.177790e+000; ng(n+1)=1.234517e+002;
n=300; farx(n+1)=3.269425e-001; foe(n+1)=2.939899e+000; krok(n+1)=6.744582e-001; ng(n+1)=1.084537e+002;

figure; semilogy(farx,'b'); hold on; semilogy(foe,'r'); xlabel('Iteracje'); ylabel('Earx, Eoe'); legend('Earx','Eoe'); title('Uczenie predyktora OE');
figure; subplot(2,1,1); semilogy(krok); xlabel('Iteracje'); ylabel('Krok');
subplot(2,1,2); semilogy(ng); xlabel('Iteracje'); ylabel('Norma gradientu');
Earx=farx(n+1)
Eoe=foe(n+1)
